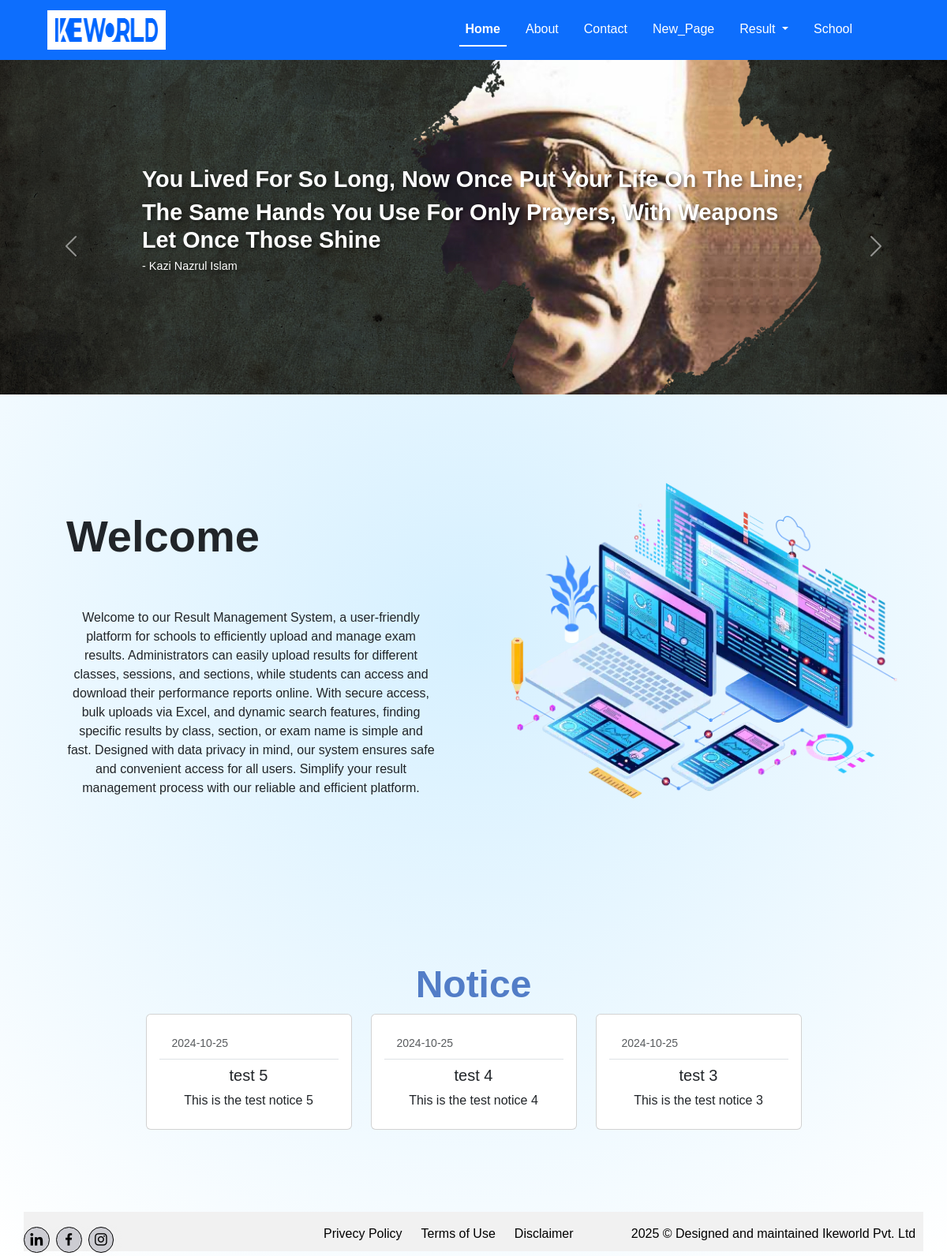
Before: / with the older database file.
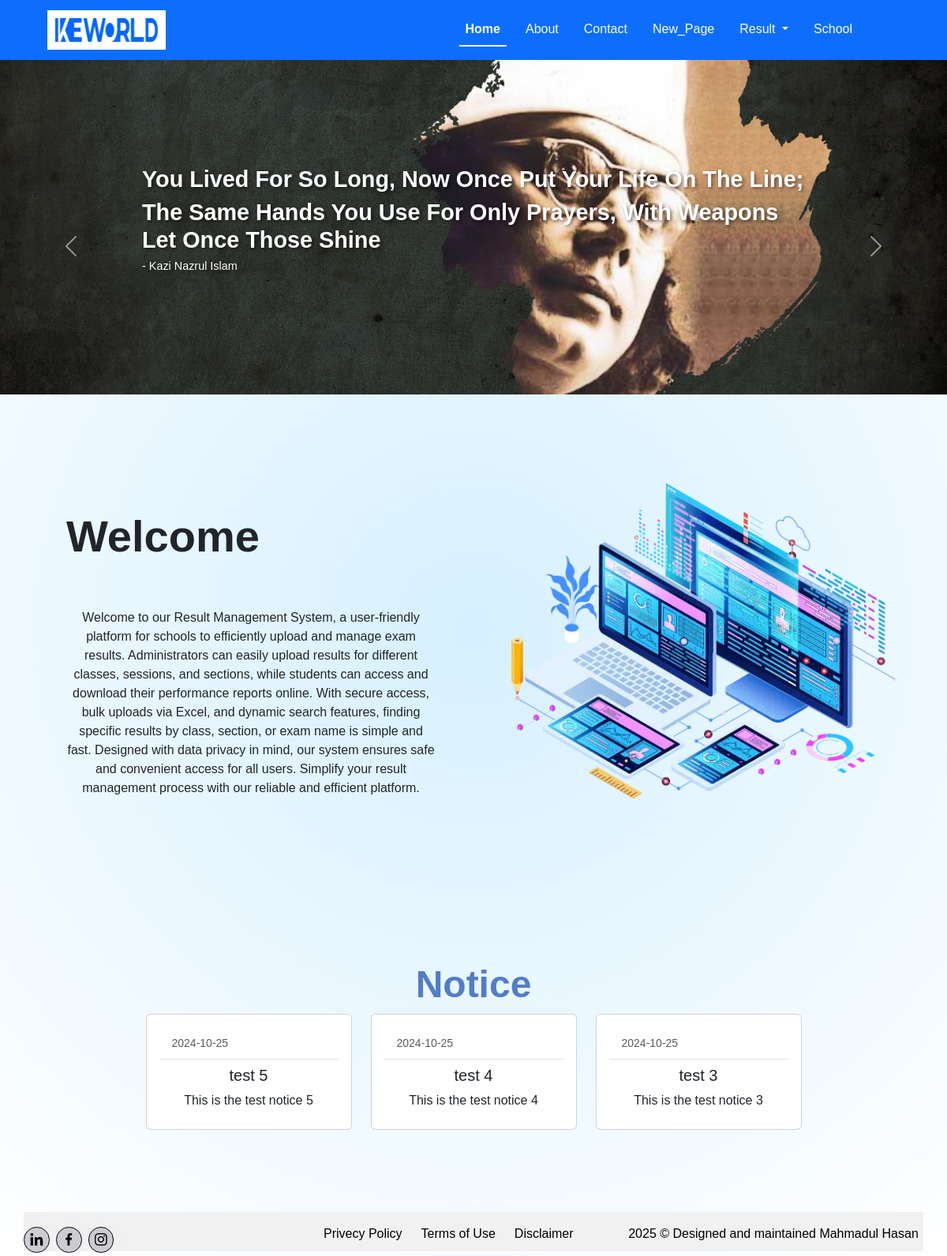
After: the same page with the newer database file.
### tables this page shows
CREATE TABLE `new_pages` (
  `id` int(255) NOT NULL,
  `page_name` varchar(255) NOT NULL,
  `heading1` text NOT NULL,
  `body1` text NOT NULL,
  `image1` varchar(255) NOT NULL,
  `heading2` text NOT NULL,
  `body2` text NOT NULL,
  `image2` varchar(255) NOT NULL,
  `date` date NOT NULL,
  `action` varchar(100) NOT NULL
);

CREATE TABLE `pages` (
  `id` int(255) NOT NULL,
  `logo` varchar(255) NOT NULL,
  `home_heading` text NOT NULL,
  `home_body` text NOT NULL,
  `about_c1_heading` text NOT NULL,
  `about_c1_body` text NOT NULL,
  `about_c2_heading` text NOT NULL,
  `about_c2_body` text NOT NULL,
  `about_c3_heading` text NOT NULL,
  `about_c3_body` text NOT NULL,
  `slider1` varchar(255) NOT NULL,
  `slider2` varchar(255) NOT NULL,
  `slider3` varchar(255) NOT NULL,
  `home_img` varchar(255) NOT NULL,
  `about_img_1` varchar(255) NOT NULL,
  `about_img_2` varchar(255) NOT NULL,
  `about_img_3` varchar(255) NOT NULL,
  `facebook` varchar(255) NOT NULL,
  `instagram` varchar(255) NOT NULL,
  `linkedin` varchar(255) NOT NULL,
  `copy_right` varchar(255) NOT NULL
);

CREATE TABLE `notice` (
  `id` int(255) NOT NULL,
  `heading` varchar(500) NOT NULL,
  `body` varchar(5000) NOT NULL,
  `status` varchar(20) NOT NULL,
  `page` varchar(20) NOT NULL,
  `date` date NOT NULL
);

### index.php (the view, shortened to what this page needs)
<?php
include "config.php";
include "header.php";
$id = 1;
$sql2 = "SELECT slider1, slider2, slider3, home_img, home_heading, home_body FROM pages WHERE id = ?";
$stmt2 = $conn->prepare($sql2);
$stmt2->bind_param("i", $id);
$stmt2->execute();
$stmt2->bind_result($slider1, $slider2, $slider3, $home_img, $home_heading, $home_body);
?>
<section class="py-5" style="max-height:500px; width:100% !important; overflow:hidden;">
    <div id="carouselExample" class="carousel slide " data-bs-ride="carousel" data-bs-interval="3000">
      <div class="carousel-inner">
        <div class="carousel-item active">
          <img src="<?php echo htmlspecialchars($slider1); ?>" class="d-block w-100" alt="...">
          <div class="carousel-caption text-start">
            <h1>You Lived For So Long, Now Once Put Your Life On The Line;</h1>
            <h1>The Same Hands You Use For Only Prayers, With Weapons Let Once Those Shine</h1>
            <h3>- Kazi Nazrul Islam</h3>
          </div>
        </div>
      </div>
      <button class="carousel-control-prev" type="button" data-bs-target="#carouselExample" data-bs-slide="prev">
        <span class="carousel-control-prev-icon" aria-hidden="true"></span>
      </button>
      <button class="carousel-control-next" type="button" data-bs-target="#carouselExample" data-bs-slide="next">
        <span class="carousel-control-next-icon" aria-hidden="true"></span>
      </button>
    </div>
</section>
<section class="home-1 home-2 row   p-5">
    <div class="col-md-6 text-center p-5">
        <h3><?php echo htmlspecialchars($home_heading); ?></h3>
        <p><?php echo htmlspecialchars($home_body); ?></p>
    </div>
    <div class="col-md-6 p-5 overflow-hidden">
        <img src="<?php echo htmlspecialchars($home_img); ?>">
    </div>
</section>
<section class="container my-5 text-center">
    <h1 class="heading display-5 fw-bold" style="color: hsl(218, 51%, 55%)">Notice</h1>
    <div class="row d-flex justify-content-center flex-wrap">
        <?php
        $sql = "SELECT `id`, `heading`, `body`, `status`, `page`, `date` FROM `notice` WHERE `page` = 'home' AND `status` = 'active' ORDER BY `id` DESC LIMIT 5";
        $result = $conn->query($sql);
        if ($result->num_rows > 0) {
            while ($row = $result->fetch_assoc()) {
                echo '
                <div class="col-md-3 d-flex align-items-stretch mb-4">
                    <div class="card w-100 h-100">
                        <div class="card-body">
                            <ul class="list-group list-group-flush">
                                <li class="list-group-item text-start"><p class="card-text"><small class="text-muted">' . htmlspecialchars($row['date']) . '</small></p></li>
                                <li class="list-group-item">
                                    <h5 class="card-title">' . htmlspecialchars($row['heading']) . '</h5>
                                    <p class="card-text">' . htmlspecialchars($row['body']) . '</p>
                                </li>
                             </ul>
                        </div>
                    </div>
                </div>';
            }
        }
        ?>
    </div>
</section>
<?php
include "footer.php";
?>

### header.php (shortened to what this page needs)
<!DOCTYPE html>
<html lang="en">
<head>
    <link rel="stylesheet" href="assets/style.css">
    <link rel="stylesheet" href="https://cdn.jsdelivr.net/npm/boxicons@latest/css/boxicons.min.css">
    <link href="https://cdn.jsdelivr.net/npm/bootstrap@5.3.3/dist/css/bootstrap.min.css" rel="stylesheet"
>
</head>
<body>
<header>
    <nav class="navbar navbar-expand-lg navbar-light bg-primary justify-content-between pe-5 ps-5">
        <div class="container-fluid">
            <a class="navbar-brand" href="index.php">
                <img src="upload/image/logo.png" style="height:50px;width:150px; background:white; padding:10px;">
            </a>
        </div>
        <div class="collapse navbar-collapse ms-auto end-0 justify-content-between" id="navbarNav">
            <ul class="navbar-nav pe-5">
                <li class="nav-item pe-3">
                    <a class="nav-link a <?= basename($_SERVER['PHP_SELF']) == 'index.php' ? 'active' : '' ?>" href="index.php">Home</a>
                </li>
                <li class="nav-item pe-3">
                    <a class="nav-link a <?= basename($_SERVER['PHP_SELF']) == 'about-us.php' ? 'active' : '' ?>" href="about-us.php">About</a>
                </li>
                <li class="nav-item pe-3">
                    <a class="nav-link a <?= basename($_SERVER['PHP_SELF']) == 'contact-us.php' ? 'active' : '' ?>" href="contact-us.php">Contact</a>
                </li>
                <?php
                $sql = "SELECT page_name FROM new_pages WHERE action='active'";
                $result = $conn->query($sql);
                if ($result->num_rows > 0) {
                    while ($row = $result->fetch_assoc()) {
                        $pageName = htmlspecialchars($row['page_name']);
                        $link ='page.php?subject='.$pageName;
                        $isActive = basename($_SERVER['PHP_SELF']) == $link ? 'active' : '';
                        echo "
                        <li class='nav-item pe-3'>
                            <a class='nav-link a $isActive' href='page.php?subject=$pageName'>$pageName</a>
                        </li>";
                    }
                }
                ?>
                <li class="nav-item dropdown pe-3">
                    <a class="nav-link dropdown-toggle <?= (basename($_SERVER['PHP_SELF']) == 'Marks/index.php' || basename($_SERVER['PHP_SELF']) == 'Marksheet/index.php') ? 'active' : '' ?>"
                       href="Marks/index.php" role="button" data-bs-toggle="dropdown" aria-expanded="false" style="color:white;">
                        Result
                    </a>
                </li>
                <li class="nav-item pe-3">
                    <a class="nav-link a <?= basename($_SERVER['PHP_SELF']) == 'School/index.php' ? 'active' : '' ?>" href="School/index.php">School</a>
                </li>
            </ul>
        </div>
    </nav>
</header>

### footer.php (shortened to what this page needs)
<?php
$id = 1;
$q2 = "SELECT `facebook`, `instagram`, `linkedin`, `copy_right` FROM pages WHERE id = ?";
$st = $conn->prepare($q2);
$st->bind_param("i", $id);
$st->execute();
$st->bind_result($facebook, $instagram, $linkedin, $copy_right);
?>
<section class="footer container" id="fotter">
    <div class="social2">
        <a href="<?php echo htmlspecialchars($linkedin); ?>"><i class='bx bxl-linkedin'></i></a>
        <a href="<?php echo htmlspecialchars($facebook); ?>"><i class='bx bxl-facebook'></i></a>
        <a href="<?php echo htmlspecialchars($instagram); ?>"><i class='bx bxl-instagram'></i></a>
    </div>
    <div class="footer-links">
        <a href=" privecy-policy.php">Privecy Policy</a>
        <a href="terms-of-use.php">Terms of Use</a>
        <a href="disclaimer.php">Disclaimer</a>
    </div>
    <p><?php echo htmlspecialchars($copy_right); ?></p>
</section>
</body>
</html>

### assets/style.css (style rules this page uses)
html { scroll-behavior: smooth; }
* { font-family: 'poppins', sans-serif; margin: 0; padding: 0; box-sizing: border-box; list-style: none; text-decoration: none; scroll-behavior: smooth; scroll-padding-top: 2rem; }
:root { --main-color: #647bff; --body-color: #191a34; --container-color: #171b3c2c; --heading-color: #4c4c5c7a; --box-color: #16193573; --light-box-color: #73747e73; --bg-color: #fff; --light-blue-color: #b7ece7; --light-blue-color: #d7f6f3; --light-orange-color: hsl(170, 82%, 74%); --red-color: #581c1c; }
img { width: 100%; }
section { padding: 3rem 0 2rem; }
a { text-decoration: none !important; }
li { list-style: none; }
.container { max-width: 960px; margin: auto; width: 100%; }
header { position: fixed; top: 0; left: 0; width: 100%; z-index: 100; background: #54b9f8; }
.footer { height: 50px; display: grid; grid-template-columns: repeat(3, 1fr); justify-content: center; text-align: center; vertical-align: bottom !important; right: auto; left: auto; }
.carousel-caption { position: absolute; top: 50%; transform: translateY(-50%); left: 5%; right: 5%; color: #fff; text-shadow: 2px 2px 4px rgba(0, 0, 0, 0.5); }
.carousel-caption h1 { font-size: 1.8rem; font-weight: bold; }
.carousel-caption h3 { font-size: .9rem; font-weight: 300; }
.carousel-caption.text-start { text-align: left; }
.home-2 { align-items: center !important; text-align: justify !important; }
.home-1 h3 { font-weight: 600; font-size: 3.5rem; padding: 50px 0; text-align: left; }
.home-1 img { height: 400px; width: auto; }
.footer-links { display: flex; flex-direction: row; gap: 1.5rem; vertical-align: bottom; }
.footer-links a { color: black; }
.social2 { display: flex; align-items: center; column-gap: 0.5rem; }
.social2 .bx { font-size: 1.3rem; padding: 5px; border: 1px solid black; border-radius: 50%; color: black; background: var(--container-color); box-shadow: 1px 2px 11px 4px rgba(246, 248, 248, 0.15); }
.footer p { color: black; }

### header.php (style rules this page uses)
body { background: radial-gradient(circle, #d6f0ff, #ffffff); background-attachment: fixed; overflow-x: hidden; }
.a { color: white !important; }
.active { font-weight: 800; border-bottom:2px solid white; }

### footer.php (style rules this page uses)
.footer { background: #f1f1f1; text-align: center; padding: 1rem 0; width: 100%; position: relative; bottom: 0; }

Changed rows visible on the page:
changed pages "Welcome": copy_right "2025 © Designed and maintained Ikeworld Pvt. Ltd" → "2025 © Designed and maintained Mahmadul Hasan"
